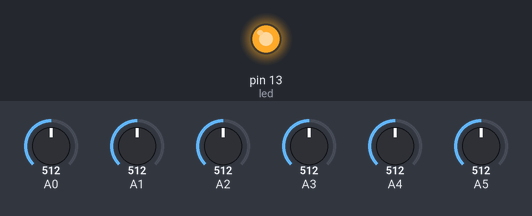
This sketch was run on a simulated Arduino Uno, built with avr-gcc and run on an emulated ATmega328P. On the bench: output pins drawn as LEDs (lit = HIGH). The inputs (shaded band) are chosen by the test bench; at power-on: A0 = 512, A1 = 512, A2 = 512, A3 = 512, A4 = 512, A5 = 512. What the sketch prints to the serial monitor is not drawn.

Above: at 0.1 s.
Timing chart, 0 to 1.6 s (numbered marks = the images above):
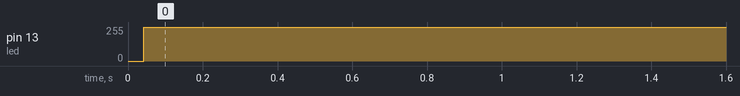

Measured:
- by itself, pin 13 (led): 0/255 → 253/255 at 0.04 s

The sketch:

loadcell.ino
```cpp
// Load cells are linear. So once you have established two data pairs, you can interpolate the rest.

float analogValueAverage[6] = {0,0,0,0,0,0};
int kegActive[6] = {1,0,1,0,0,0};

// How often do we do readings?
long time = 0; //
int timeBetweenReadings = 200; // We want a reading every 200 ms;

int led = 13;

void setup() {
  Serial.begin(9600);
  pinMode(led, OUTPUT);
  digitalWrite(led, LOW);
}

void loop() {
  digitalWrite(led, HIGH);
  int analogValues[5];
  for (int i =0; i<=5; i++){
   analogValues[i] = analogRead(i);
   // running average - We smooth the readings a little bit
  analogValueAverage[i] = 0.99*analogValueAverage[i] + 0.01*analogValues[i];
  }

  // Is it time to print?
  if(millis() > time + timeBetweenReadings){
    for (int i=0; i<=5; i++){
      if(kegActive[i]){
        Serial.print(analogValueAverage[i]);
        Serial.print(";");
      }
    }
    Serial.println();
    time = millis();
  }

  digitalWrite(led, LOW);
}
```
